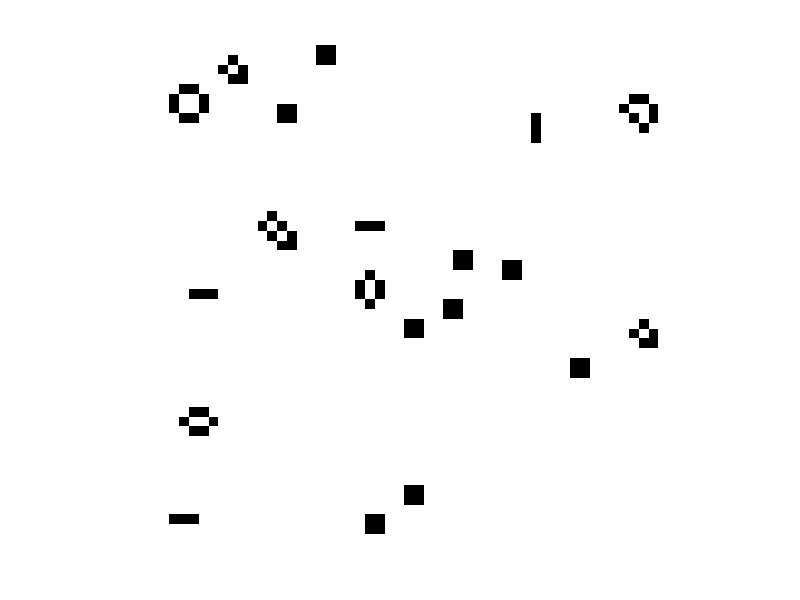

MATLAB code for this plot:
function gameOfLife(grid_size, generations)
    if nargin < 1
        grid_size = 50;
        generations = 500;
    end

    % random binary grid (20% alive)
    grid = rand(grid_size, grid_size) < 0.2;
    
    % neighbor counting kernel
    kernel = [1 1 1; 
              1 0 1; 
              1 1 1];
    
    figure('Name', 'Conway''s Game of Life', 'Color', 'w');
    img_handle = imagesc(grid);
    % alive (1) is black, dead (0) is white
    colormap(flipud(gray));
    axis equal off;
    
    for i = 1:generations
        neighbors = conv2(double(grid), kernel, 'same');
        
        survive = grid & (neighbors == 2 | neighbors == 3);
        born = ~grid & (neighbors == 3);
        next_grid = survive | born;
        
        grid = next_grid;
        
        set(img_handle, 'CData', grid);
        drawnow;
    end
end
